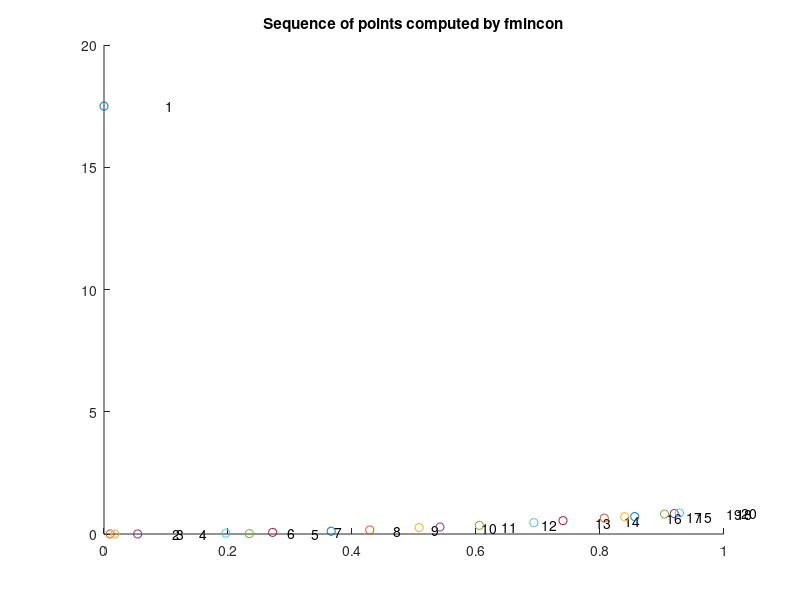

This chart was generated by the following MATLAB code:
function fmincon_plot
% f = @(x) (x(1)-1).^2 + 0.1*(x(2)-0.5).^2 + .7;
% fmincon(f,[0;0], [],[],[],[],[0;0], [2;2]);
% format long g;
% ans
% 
% [xb,fb,flag,outp]=fmincon(f,[0;0], [],[],[],[],[0;0], [2;2])
% [xb,fb,flag,outp]=fmincon(f,[0;0],[],[],[],[],[0;0],[2;2],[],optimset('display','iter'))

xs = [];
x0 = [10;17];%[-30;15];%
% f = @(x) (x(1)-1).^2 + 0.1*(x(2)-0.5).^2 + .7;
f = @(x) (x(1)-1).^2 + 100*(x(2)-x(1).^2).^2;
dom = linspace(0,2);
r = dom;

x = fmincon(f,x0,[],[],[],[],[0;0],[100;100],[],optimset('outputfcn',@outfun,'display','iter'));

function stop = outfun(x,optimValues,state)
    stop = false;
    
    switch state
        case 'init'
            hold on
        case 'iter'
            xs = [xs; [x(1),x(2)]];
            plot(x(1),x(2),'o');
            text(x(1)+.1,x(2),num2str(optimValues.iteration));
            title('Sequence of points computed by fmincon');
        case 'done'
            hold off
        otherwise
    end
end
disp(xs);

end